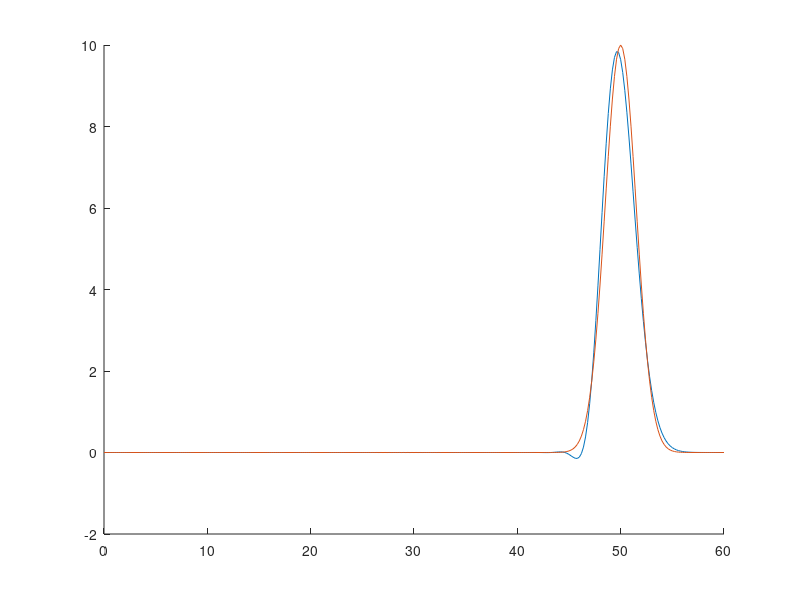

This chart was generated by the following MATLAB code:
%Solving PDE with staggered leapfrog method

xmin = 0;
xmax = 60;
dx = 0.2;
tmax = 20;
dt =  0.002;
A = 10;
v = 2;
d = 1.5;
x0 = 10;

%Discretise both space and time
xVals = xmin:dx:xmax;
tVals = 0:dt:tmax;

%Create matrix to store values of function u(x,t)
u = zeros(length(xVals),length(tVals));

%Plot Gaussian Distribution at t=0
u(:,1) = A*exp((-(xVals-x0).^2)/(2*d^2));


for x = 2 : length(xVals)-1
    %Use upwind for t=2
    u(x,2) = u(x,1) - v*(dt/dx)*(u(x,1) - u(x-1,1));
end

for t = 2 : length(tVals)-1
    %Plot Gaussian Distribution at t=0
    
    %u(x,2) = A*exp(-(xVals(x) - x0 - v*0)^2/(2*d^2));
    for x = 2 : length(xVals)-1 
       %Iterate through time using staggered leapfrog
        u(x,t+1) = u(x,t-1) - v*(dt/dx)*(u(x+1,t) - u(x-1,t));
        
    end
    
end

%Calculate analytic solution
analytic = zeros(length(xVals),length(tVals));

for m = 1:length(xVals)
    
    for i = length(tVals)
        
        analytic(m,i) = A*exp(-(xVals(m) - x0 - v*tVals(i))^2/(2*d^2));
        
    end
end

%Plot surface, removing grid lines
% graphed = surf(tVals,xVals,u);
% set(graphed,'LineStyle','none')

hold on
plot(xVals,u(:,length(tVals)))
plot(xVals,analytic(:,length(tVals)))
hold off